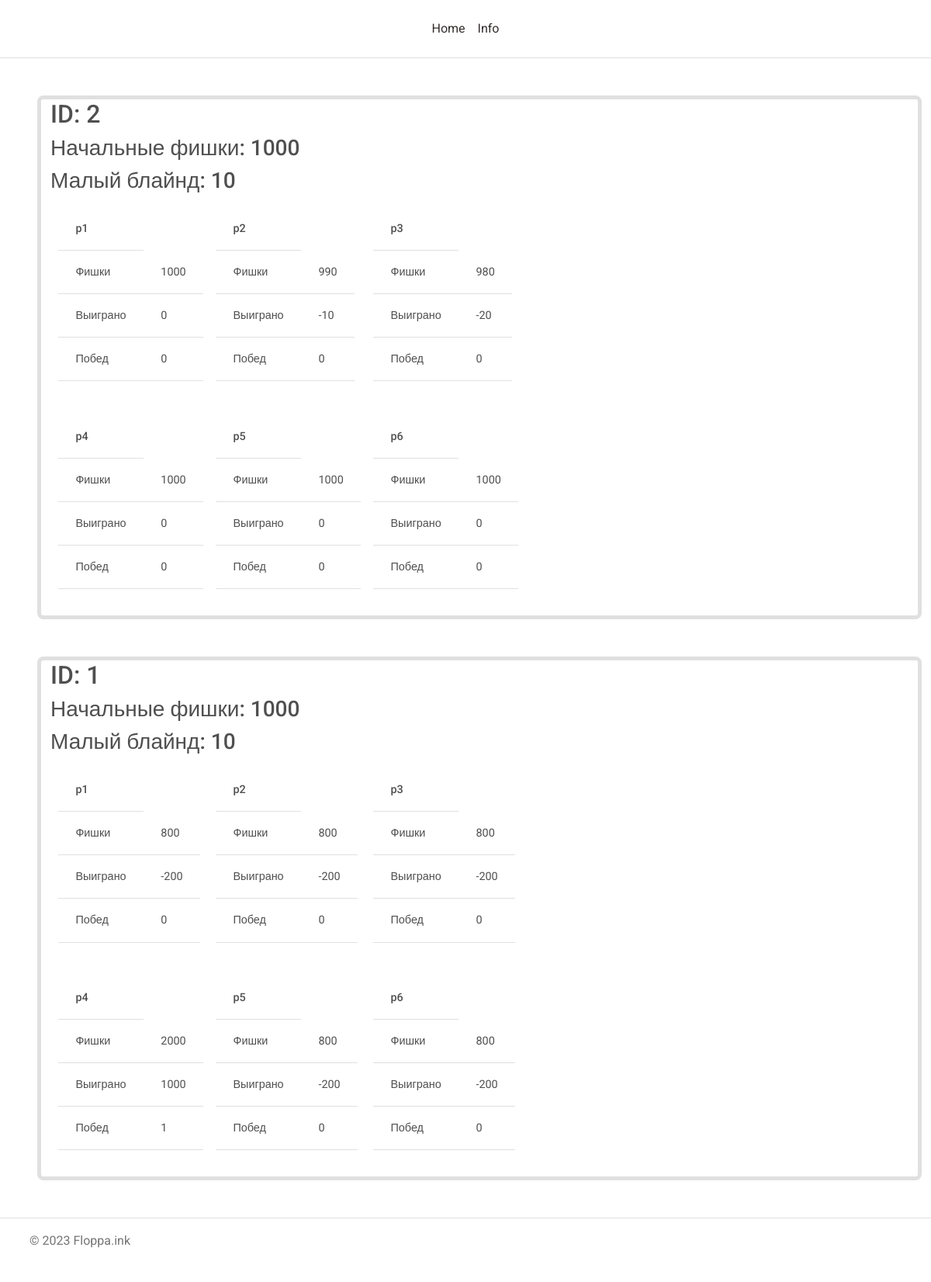
The app's page /statistics with its own data.
### poker_app.py (models this page shows, shortened)
class Game_db(db.Model):
    id = db.Column(db.Integer, primary_key=True)
    start_chips = db.Column(db.Integer, nullable=False)
    sb = db.Column(db.Integer, nullable=False)
    players = db.Column(db.String(512), nullable=False)
    number_of_players = db.Column(db.Integer, nullable=False)
    cards_on_table = db.Column(db.String(128), nullable=False)
    int_cards_on_table = db.Column(db.String(32), nullable=False)
    dealer = db.Column(db.String(32), nullable=False)
    sb_name = db.Column(db.String(32), nullable=False)
    bb_name = db.Column(db.String(32), nullable=False)
    fa_name = db.Column(db.String(32), nullable=False)
    highest_stake = db.Column(db.Integer, nullable=False, default=0)
    pot = db.Column(db.Integer, nullable=False, default=0)
    row = db.Column(db.Integer, nullable=False, default=0)
    id_p_now = db.Column(db.Integer, nullable=False, default=0)
    count_smth = db.Column(db.Integer, nullable=False, default=0)
    cards_show_status = db.Column(db.Integer, nullable=False, default=0)
    n_round = db.Column(db.Integer, nullable=False, default=0)
    fold_list = db.Column(db.String(512), default=" ", nullable=False)
    winners = db.Column(db.String(512), default=" ", nullable=False)
    fold_out = db.Column(db.Boolean, default=False, nullable=False)
    all_in = db.Column(db.Boolean, default=False, nullable=False)
    round_ended = db.Column(db.Boolean, default=False, nullable=False)
    bet_ask = db.Column(db.Boolean, default=False, nullable=False)
    simulation = db.Column(db.Boolean, default=True, nullable=False)

class Player_db(db.Model):
    id = db.Column(db.Integer, primary_key=True)
    game_id = db.Column(db.Integer, nullable=False)
    bot = db.Column(db.Integer, default=0, nullable=False)
    name = db.Column(db.String(32), nullable=False)
    chips = db.Column(db.Integer, nullable=False)
    stake_info = db.Column(db.String(32), default="", nullable=False)
    stake = db.Column(db.Integer, default=0, nullable=False)
    stake_gap = db.Column(db.Integer, default=0, nullable=False)
    k_wins = db.Column(db.Integer, default=0, nullable=False)
    cards = db.Column(db.String(64), nullable=False)
    int_cards = db.Column(db.String(32), nullable=False)
    fold = db.Column(db.Boolean, default=False, nullable=False)
    all_in = db.Column(db.Boolean, default=False, nullable=False)
    win = db.Column(db.Boolean, default=False, nullable=False)
    list_of_special_attributes = db.Column(db.String(128), nullable=False)
    possible_responses = db.Column(db.String(128), nullable=False)
    score = db.Column(db.String(128), default="", nullable=False)

### poker_app.py (the view)
@app.route('/statistics')
def statistics():
    games_from_db = Game_db.query.all()
    players_db = Player_db.query.order_by(Player_db.id).all()
    all_game_statistic = []  # ID, фишки, малый блайнд, далее - id игроков
    for game in games_from_db:
        game_stat = [game.id, game.start_chips, game.sb]
        players_stat = Player_db.query.filter(Player_db.game_id == game.id).order_by(Player_db.id).all()
        for player in players_stat:
            game_stat.append(player.id)
        all_game_statistic.append(game_stat)
        print(all_game_statistic)
    return render_template("statistics.html", games=games_from_db, players_db=players_db,
                           all_game_statistic=all_game_statistic)

### templates/statistics.html (shortened to what this page needs)
<!doctype html>
<html lang="en">
<head>
    <link rel="stylesheet" href="{{ url_for('static', filename='css/statistics.css') }}">
    <link rel="stylesheet" href="https://cdn.jsdelivr.net/npm/bootstrap@5.2.3/dist/css/bootstrap.min.css">
    <link
      rel="stylesheet"
      href="https://cdnjs.cloudflare.com/ajax/libs/font-awesome/6.0.0/css/all.min.css"
    />
    <link rel="stylesheet" href="mdBootstrap/css/mdb.min.css" />
</head>
<body>
    <header class="d-flex flex-wrap align-items-center justify-content-center justify-content-md-between py-3 mb-4 border-bottom">
      <a href="/" class="d-flex align-items-center col-md-3 mb-2 mb-md-0 text-dark text-decoration-none">
          <svg class="bi me-2" width="40" height="32" role="img" aria-label="Bootstrap"><use xlink:href="#bootstrap"></use></svg>
      </a>
      <ul class="nav col-12 col-md-auto mb-2 justify-content-center mb-md-0">
          <li><a href="/" class="nav-link px-2 link-dark">Home</a></li>
          <li><a href="/about" class="nav-link px-2 link-dark">Info</a></li>
      </ul>
    </header>
    {% for game in all_game_statistic|reverse %}
    <div class="m-5 border border-5 rounded-3 container">
        <h2>ID: {{ game[0] }} </h2>
        <h3>Начальные фишки: {{ game[1] }}</h3>
        <h3>Малый блайнд: {{ game[2] }}</h3>
        <div class="all_statistics">
        {% for i in range(3, game|length) %}
            <div class="statistics_block">
                <table class="table">
                    <tr>
                        <th> {{ players_db[game[i] - 1].name }} </th>
                    </tr>
                    <tr>
                        <td>Фишки</td>
                        <td> {{ players_db[game[i] - 1].chips }} </td>
                    </tr>
                    <tr>
                        <td>Выиграно</td>
                        <td> {{ players_db[game[i] - 1].chips - game[1] }} </td>
                    </tr>
                    <tr>
                        <td>Побед</td>
                        <td> {{ players_db[game[i] - 1].k_wins }} </td>
                    </tr>
                </table>
            </div>
        {% endfor %}
        </div>
    </div>
    {% endfor %}
    <footer class="d-flex flex-wrap justify-content-between align-items-center py-3 my-4 border-top">
    <div class="col-md-4 d-flex align-items-center">
      <a href="/" class="mb-3 me-2 mb-md-0 text-muted text-decoration-none lh-1">
        <svg class="bi" width="30" height="24"><use xlink:href="#bootstrap"></use></svg>
      </a>
      <span class="mb-3 mb-md-0 text-muted">© 2023 Floppa.ink</span>
    </div>
    <ul class="nav col-md-4 justify-content-end list-unstyled d-flex">
      <li class="ms-3"><a class="text-muted" href="#"><svg class="bi" width="24" height="24"><use xlink:href="#twitter"></use></svg></a></li>
      <li class="ms-3"><a class="text-muted" href="#"><svg class="bi" width="24" height="24"><use xlink:href="#instagram"></use></svg></a></li>
      <li class="ms-3"><a class="text-muted" href="#"><svg class="bi" width="24" height="24"><use xlink:href="#facebook"></use></svg></a></li>
    </ul>
  </footer>
</body>
</html>

### static/css/statistics.css (style rules this page uses)
.statistics_block { padding: 10px; width: 30%; font-weight: bold; font-size: 20px; display: inline-block; }
.all_statistics { width: 60%; display: inline-block; }

### records on screen
Game_db: id "2", start_chips "1000", sb "10"
Player_db: name "p1", chips "1000", players_db[game[i]-1].chips-game[1] "0", k_wins "0"
Player_db: name "p2", chips "990", players_db[game[i]-1].chips-game[1] "-10", k_wins "0"
Player_db: name "p3", chips "980", players_db[game[i]-1].chips-game[1] "-20", k_wins "0"
Player_db: name "p4", chips "1000", players_db[game[i]-1].chips-game[1] "0", k_wins "0"
Player_db: name "p5", chips "1000", players_db[game[i]-1].chips-game[1] "0", k_wins "0"
Player_db: name "p6", chips "1000", players_db[game[i]-1].chips-game[1] "0", k_wins "0"
Game_db: id "1", start_chips "1000", sb "10"
Player_db: name "p1", chips "800", players_db[game[i]-1].chips-game[1] "-200", k_wins "0"
Player_db: name "p2", chips "800", players_db[game[i]-1].chips-game[1] "-200", k_wins "0"
Player_db: name "p3", chips "800", players_db[game[i]-1].chips-game[1] "-200", k_wins "0"
Player_db: name "p4", chips "2000", players_db[game[i]-1].chips-game[1] "1000", k_wins "1"
Player_db: name "p5", chips "800", players_db[game[i]-1].chips-game[1] "-200", k_wins "0"
Player_db: name "p6", chips "800", players_db[game[i]-1].chips-game[1] "-200", k_wins "0"
